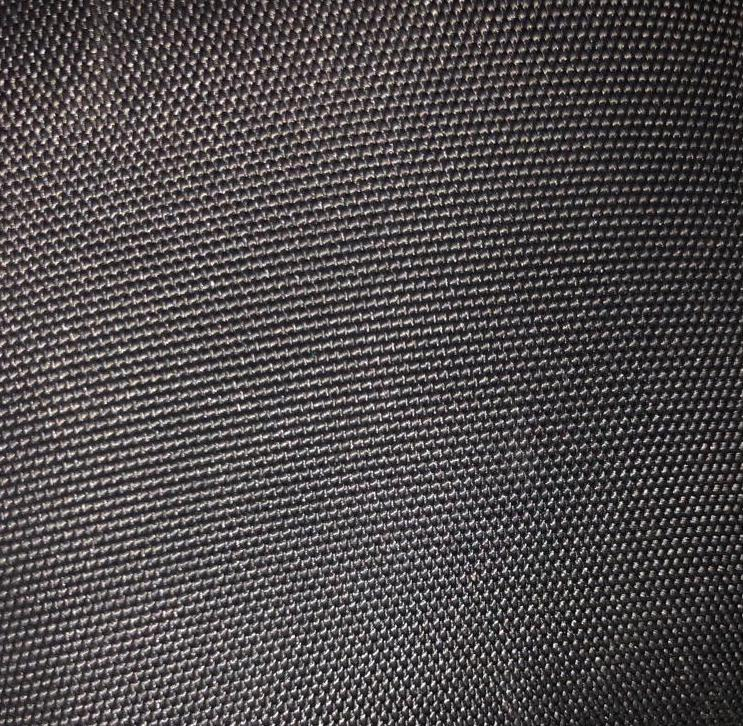
#> input picture Samples/sample_1.jpeg, 743 x 726 px
$ jupyter execute --allow-errors preprocessing.ipynb
#> lines starting #> are read from the running program, lines starting #| are printed output that depends on the picture; after the words box and inside, x2 and y2 are one past the last pixel; in counts of white or black regions, pixels touching at a corner belong together
[cell 1]
import numpy as np
import matplotlib.pyplot as plt
import os
from skimage import io, exposure, data, img_as_ubyte
from skimage.color import rgb2gray
from skimage.filters import unsharp_mask, threshold_otsu, threshold_local
from skimage.transform import rescale

### Boost contrast

_Converts color image to high contrast black and white_

Steps involved
1. Convert image to grayscale
2. Adjust gamma and sigmoid, rescale intensity and sharpen image (as required)
3. Perform *local thresholding*, to convert grayscale image to black and white with balanced intensity
4. Save as png if required

[cell 2]
def boostContrast(fname, image):

#> called with fname = 'Scratch/temp.png'
    grayscale_img = rgb2gray(image)
#> image is the input picture: shape (726, 743, 3); mean R, G, B 79.6, 75.1, 76.2
    grayscale_img = exposure.adjust_gamma(grayscale_img, 3)
    grayscale_img = exposure.adjust_sigmoid(grayscale_img,1,3)
    grayscale_img = exposure.rescale_intensity(grayscale_img)
    grayscale_img = unsharp_mask(grayscale_img, radius=5, amount=1)
    local_thresh = threshold_local(grayscale_img, 35)
    binary_local = grayscale_img > local_thresh
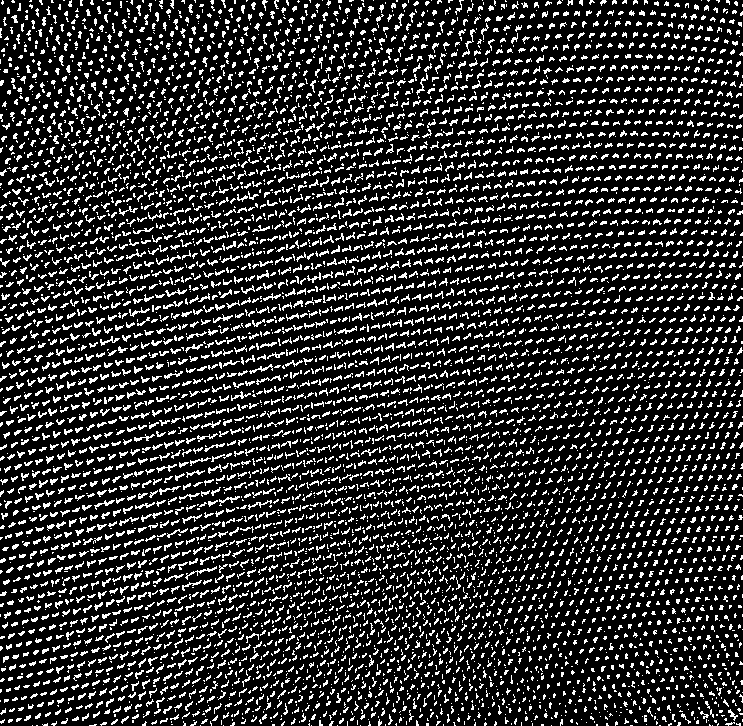
#> binary_local: shape (726, 743) bool; 18.8% white in thin lines or dots

    io.imsave(fname,img_as_ubyte(binary_local))
    return binary_local

### Find fibre count

_Counts the number of black-white transitions_

Steps
1. Convert image array to a 2D matrix
2. Count number of transitions between black and white pixels per row
3. Find the average of all transition counts

[cell 3]
def findFibreCount(img_arr, block_size):
        fibreCount = []
        transitionCount = 0
        currentState = 0

        for row in range(len(img_arr)):
                counter = 0
                previousState = img_arr[row][0]
                for col in range(1,len(img_arr[row])):
                        if img_arr[row][column] != previousState:
                                previousState = img_arr[row][column]
                                counter += 1

                fibreCount.append(counter)

        transitionCount = sum(fibreCount)/len(fibreCount)

        return transitionCount

[cell 4]
def getImageArr(filename):
    try:
        processed_image = io.imread(filename)
    except:
        return []

    return np.reshape(processed_image.flatten(), processed_image.shape)

[cell 5]
def newDir(dirname):
#> called with dirname = 'output_images'
    dirname += '_'
    num = 1
    while os.path.exists(dirname + str(num)):
        num += 1
    dirname = dirname + str(num)
    os.mkdir(dirname)
    return dirname

### Fabric diagnosis

_Downscale image at intervals and count fibres_

1. Perform boost contrast over image
2. Downscale the contrast-boosted image by factors of 0.95,0.85,0.75....0.15,0.05
3. Perform boost contrast for downscaled image (to convert to black and white)
4. Find fibre count for each downscaled image. Store all values in array

[cell 6]
def fabricDiagnosis(fname, block_size=1):
    try:
        full_img = boostContrast('Scratch/temp.png',io.imread(fname))
    except:
        return []
    block_size_arr = [i/100 for i in range(5,100,10)]
    fibre_count_arr = []
    dirname = newDir('output_images') + '/'
    for i in block_size_arr:
        img = rescale(full_img,scale=i)
        local_thresh = threshold_local(img, 35)
        binary_local = img > local_thresh
        #print(findFibreCount(binary_local,1))
        img_arr = np.reshape(binary_local.flatten(), binary_local.shape)
        fibre_count_arr.append(findFibreCount(img_arr=binary_local, block_size=block_size))

        tfname = 'compressed_img_' + str(i) + '.png'

        io.imsave(dirname + tfname, img_as_ubyte(binary_local))
#> after the loop, fibre_count_arr = []
#> call 2 of fabricDiagnosis, with fname = 'Samples/sample_6.jpeg', block_size = 1
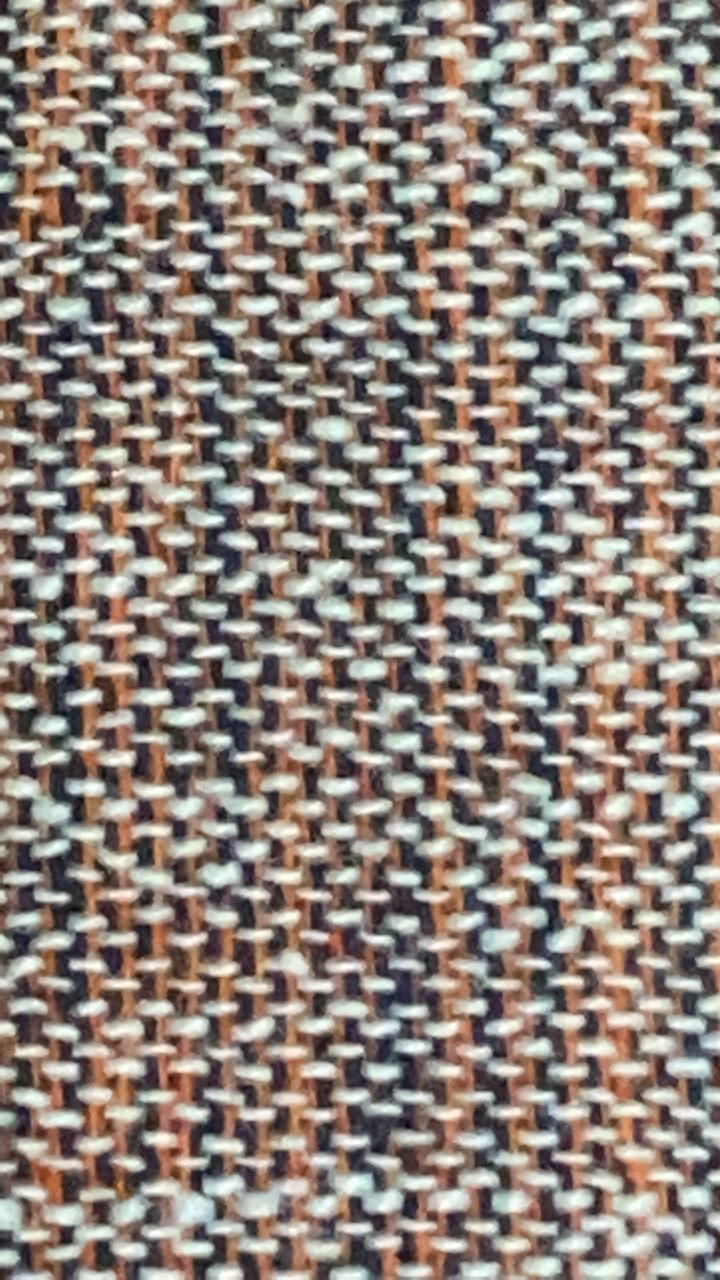
#> input picture Samples/sample_6.jpeg, 720 x 1280 px
#> call 2 of boostContrast, with fname = 'Scratch/temp.png'
#> in boostContrast, image is the input picture: shape (1280, 720, 3); mean R, G, B 143.1, 131.9, 124.2
#> in boostContrast (call 2), `grayscale_img = unsharp_mask(grayscale_img, radius=5, amount=1)`:
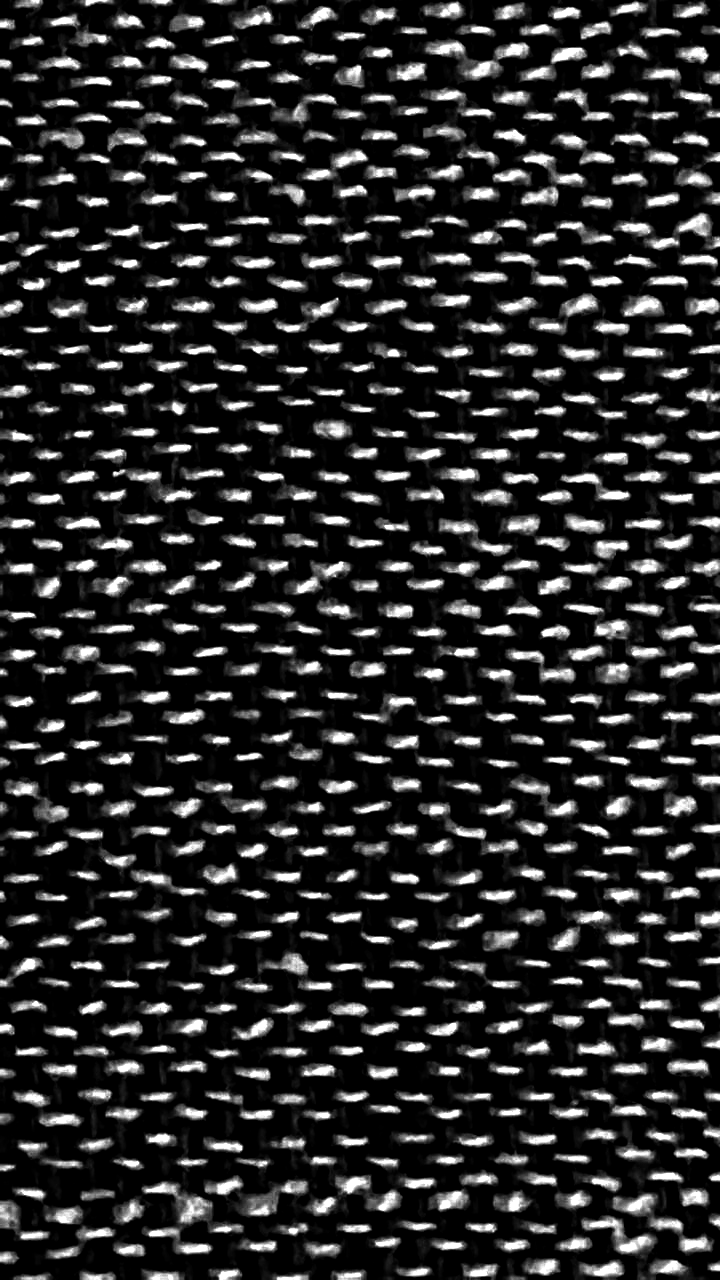
#> grayscale_img: shape (1280, 720) float64; min 0, max 1, mean 0.165
#> in boostContrast (call 2), `local_thresh = threshold_local(grayscale_img, 35)`:
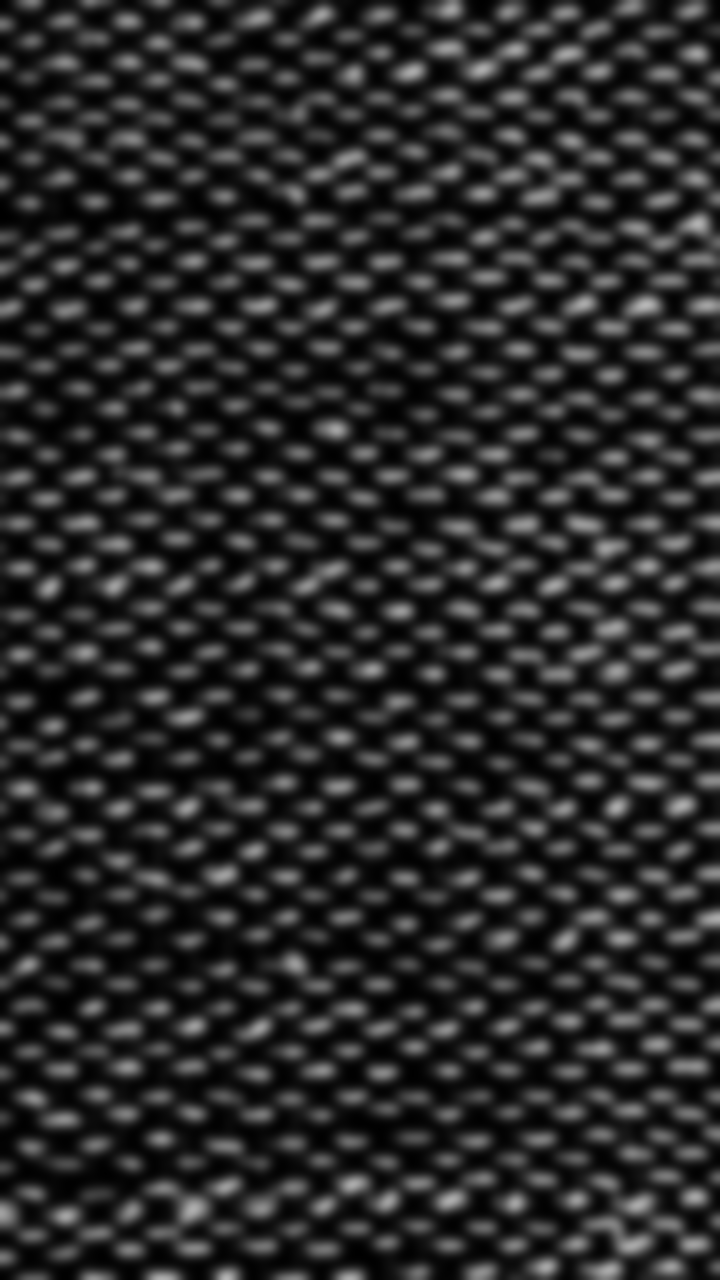
#> local_thresh: shape (1280, 720) float64; min 0.00128, max 0.719, mean 0.165
#> in boostContrast (call 2), `binary_local = grayscale_img > local_thresh`:
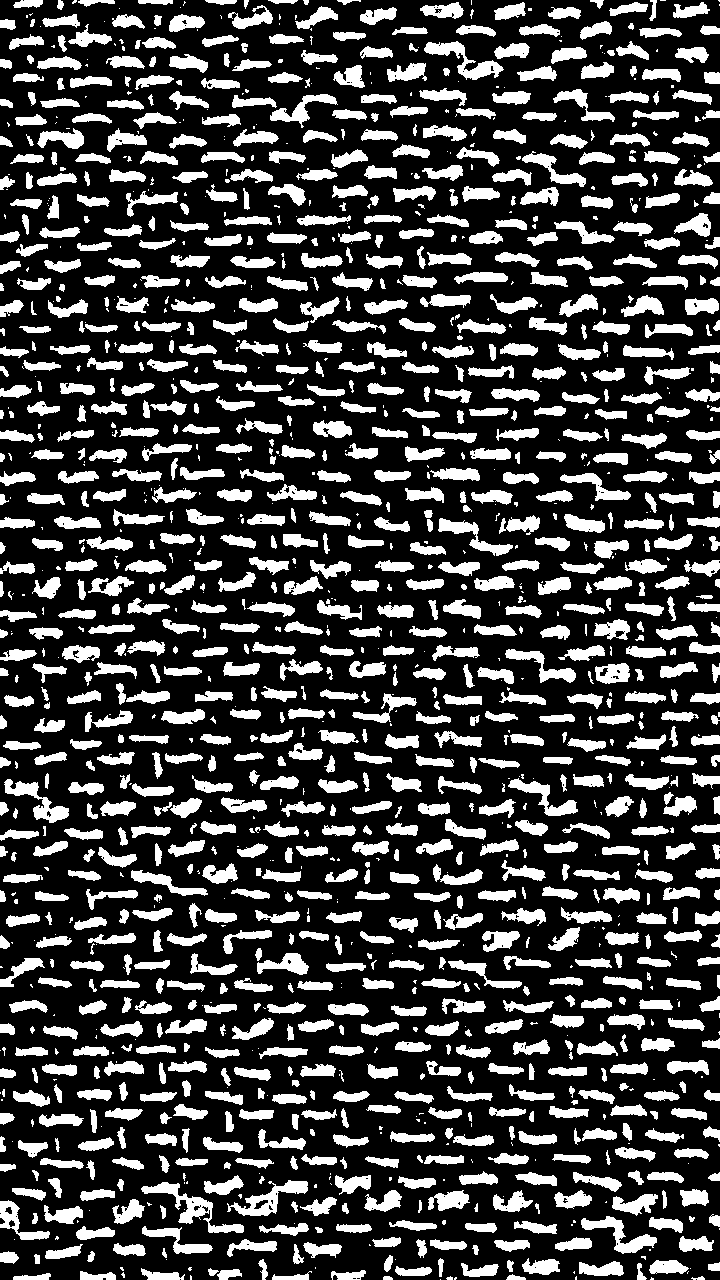
#> binary_local: shape (1280, 720) bool; 26.1% white; 1544 white regions (472 under 20 px), largest, box (x1, y1, x2, y2) and area: (141, 1182, 244, 1233) 1235, (227, 1180, 308, 1216) 1014, (424, 41, 504, 80) 1009
#> this loop made 1 pass
#> pass 1, in fabricDiagnosis (call 2), `local_thresh = threshold_local(img, 35)`:
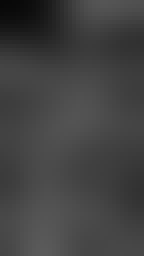
#> local_thresh: shape (64, 36) float64 (shown 4 times larger); min 0.0325, max 0.355, mean 0.259

    # for block_size, fibre_count in zip(block_size_arr,fibre_count_arr):
    #     print(block_size,':',fibre_count)

    plt.title(fname)
    plt.plot(block_size_arr, fibre_count_arr)
    plt.show()
    return fibre_count_arr
